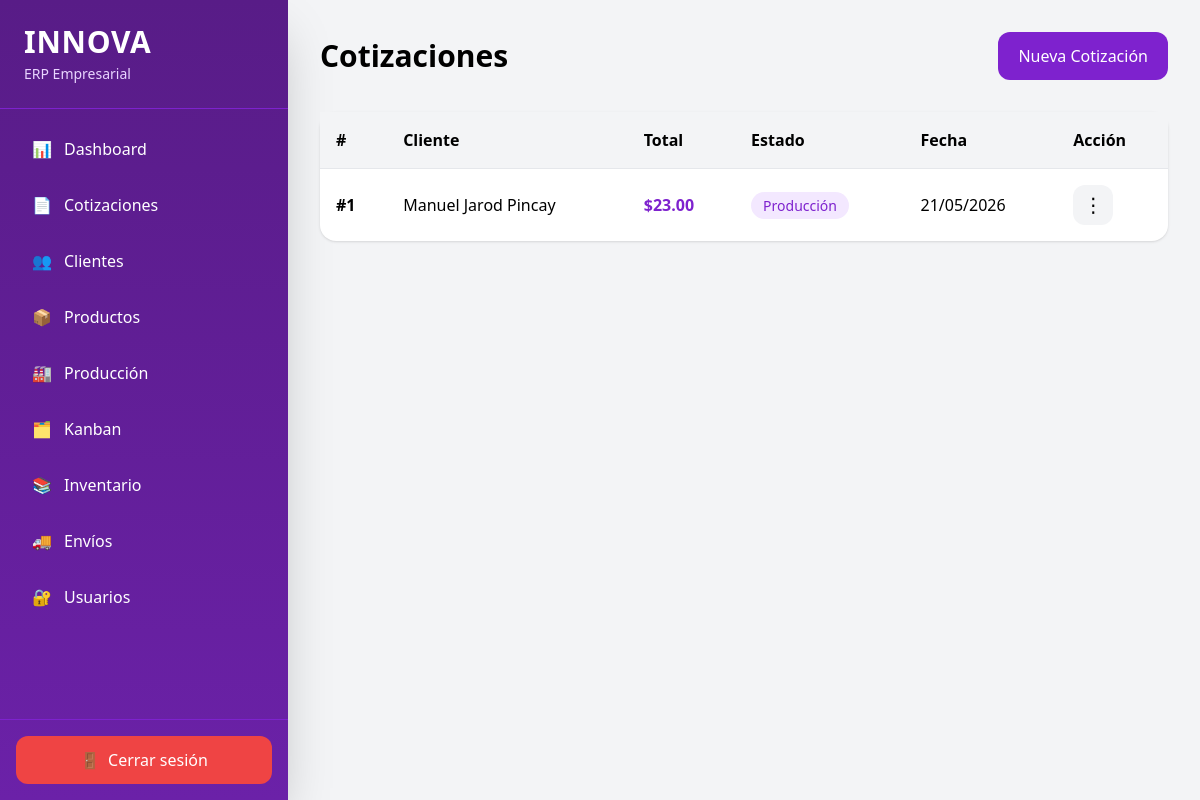
The app's page /quotations/ (signed in), older data.
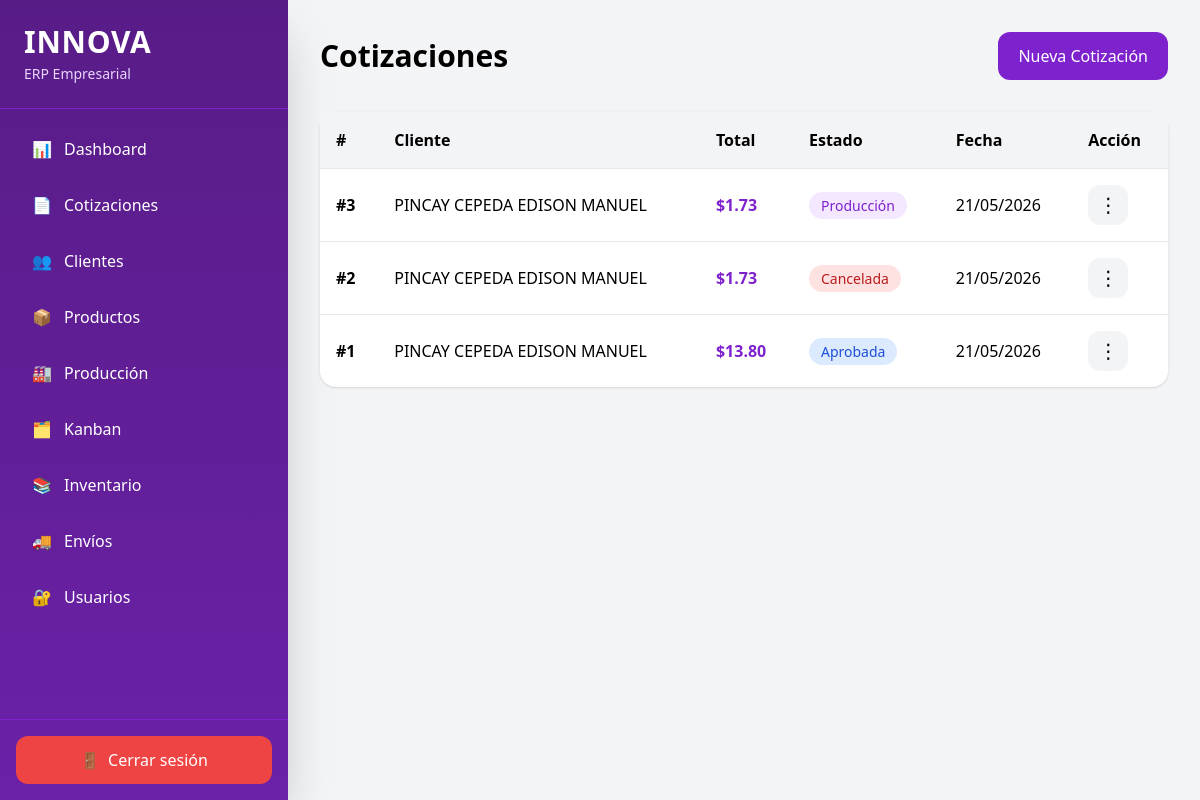
The same page, newer data.
### app/models/quotation.py (models this page shows)
class Quotation(Base):
    __tablename__ = "quotations"
    id = Column(Integer, primary_key=True)
    client_id = Column(
        Integer,
        ForeignKey("clients.id")
    )
    subtotal = Column(Float)
    discount = Column(Float)
    iva = Column(Float)
    total = Column(Float)
    status = Column(String)
    created_at = Column(
        DateTime,
        default=datetime.utcnow
    )
    client = relationship("Client")
    items = relationship(
    "QuotationItem"
)

### app/models/client.py (models this page shows)
class Client(Base):
    __tablename__ = "clients"
    id = Column(Integer, primary_key=True, index=True)
    name = Column(String)
    company = Column(String)
    ruc_ci = Column(String)
    phone = Column(String)
    email = Column(String)
    address = Column(Text)
    client_type = Column(String)
    observations = Column(Text)

### app/routes/quotations.py (the view)
@router.get(
    "/",
    response_class=HTMLResponse
)
async def quotations_page(
    request: Request,
    db: Session = Depends(get_db)
):
    user = role_required(
        request,
        ["admin", "ventas"]
    )
    if isinstance(user, RedirectResponse):
        return user
    quotations = db.query(
        Quotation
    ).order_by(
        Quotation.id.desc()
    ).all()
    return templates.TemplateResponse(
        request=request,
        name="quotations.html",
        context={
            "quotations": quotations
        }
    )

### app/templates/quotations.html (shortened to what this page needs)
{% extends 'base.html' %}
{% block content %}
<div class="flex justify-between items-center mb-8">
    <h1 class="text-3xl font-bold">
        Cotizaciones
    </h1>
    <a
        href="/quotations/new"
        class="bg-purple-700 hover:bg-purple-800 text-white px-5 py-3 rounded-xl transition"
    >
        Nueva Cotización
    </a>
</div>
<div class="bg-white rounded-2xl shadow overflow-visible">
    <table class="w-full">
        <thead class="bg-gray-100">
            <tr>
                <th class="text-left p-4">
                    #
                </th>
                <th class="text-left p-4">
                    Cliente
                </th>
                <th class="text-left p-4">
                    Total
                </th>
                <th class="text-left p-4">
                    Estado
                </th>
                <th class="text-left p-4">
                    Fecha
                </th>
                <th class="text-left p-4">
                    Acción
                </th>
            </tr>
        </thead>
        <tbody>
            {% for quotation in quotations %}
            <tr class="border-t hover:bg-gray-50 transition">
                <td class="p-4 font-bold whitespace-nowrap">
                    #{{ quotation.id }}
                </td>
                <td class="p-4">
                    {{ quotation.client.name }}
                </td>
                <td class="p-4 text-purple-700 font-bold whitespace-nowrap">
                    ${{ "%.2f"|format(quotation.total) }}
                </td>
                <td class="p-4">
                    {% if quotation.status == 'pendiente' %}
                    <span class="bg-yellow-100 text-yellow-700 px-3 py-1 rounded-full text-sm whitespace-nowrap">
                        Pendiente
                    </span>
                    {% elif quotation.status == 'aprobada' %}
                    <span class="bg-blue-100 text-blue-700 px-3 py-1 rounded-full text-sm whitespace-nowrap">
                        Aprobada
                    </span>
                    {% elif quotation.status == 'produccion' %}
                    <span class="bg-purple-100 text-purple-700 px-3 py-1 rounded-full text-sm whitespace-nowrap">
                        Producción
                    </span>
                    {% elif quotation.status == 'enviada' %}
                    <span class="bg-orange-100 text-orange-700 px-3 py-1 rounded-full text-sm whitespace-nowrap">
                        Enviada
                    </span>
                    {% elif quotation.status == 'entregada' %}
                    <span class="bg-green-100 text-green-700 px-3 py-1 rounded-full text-sm whitespace-nowrap">
                        Entregada
                    </span>
                    {% elif quotation.status == 'cancelada' %}
                    <span class="bg-red-100 text-red-700 px-3 py-1 rounded-full text-sm whitespace-nowrap">
                        Cancelada
                    </span>
                    {% endif %}
                </td>
                <td class="p-4 whitespace-nowrap">
                    {{ quotation.created_at.strftime('%d/%m/%Y') }}
                </td>
                <td class="p-4">
                    <div class="quotation-menu-container relative inline-block">
                        <button
                            onclick="toggleMenu(event, {{ quotation.id }})"
                            class="w-10 h-10 flex items-center justify-center bg-gray-100 hover:bg-gray-200 rounded-xl transition text-xl"
                        >
                            ⋮
                        </button>
                    </div>
                </td>
            </tr>
            {% endfor %}
        </tbody>
    </table>
</div>
{% endblock %}

Row changes from the older to the newer data that the page shows:
added Quotation: id "3", client.name "PINCAY CEPEDA EDISON MANUEL", total "1.73", status "Producción", created_at "21/05/2026"
added Quotation: id "2", client.name "PINCAY CEPEDA EDISON MANUEL", total "1.73", status "Cancelada", created_at "21/05/2026"
changed Quotation id 1: client.name "Manuel Jarod Pincay" → "PINCAY CEPEDA EDISON MANUEL"; total "23.00" → "13.80"; status "Producción" → "Aprobada"
